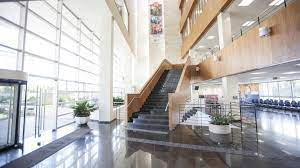
#> input picture A3 - CG/input_images/imagem_1.jpg, 300 x 168 px
$ python processo_imagens.py
#> lines starting #> are read from the running program, lines starting #| are printed output that depends on the picture
#> in aplicar_filtro, image is the input picture: PIL image 300x168 RGB; mean R, G, B 180.7, 177, 175.6
from PIL import Image, ImageEnhance
import os
import matplotlib.pyplot as plt

# Função para aplicar ajuste combinado de saturação e contraste
def aplicar_ajustes(image):
    enhancer = ImageEnhance.Color(image)
    enhanced_image = enhancer.enhance(1.5)
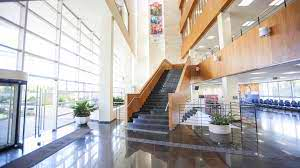
#> enhanced_image: PIL image 300x168 RGB; mean R, G, B 181.8, 176.3, 174.1

    enhancer = ImageEnhance.Contrast(enhanced_image)
    enhanced_image = enhancer.enhance(1.5)
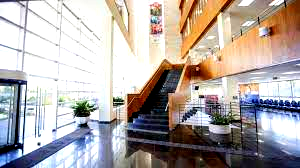
#> enhanced_image: PIL image 300x168 RGB; mean R, G, B 178.3, 169.8, 166.3

    return enhanced_image

# Função para salvar a imagem resultante
def salvar_imagem(image, output_dir, filename):
    output_path = os.path.join(output_dir, filename)
    image.save(output_path)
    print(f'Imagem salva em: {output_path}')

# Função para colocar as imagens e seus histogramas
def colocar_imagem_historiograma(original_image, enhanced_image, filename):
    fig, axes = plt.subplots(2, 2, figsize=(14, 10))

    # colocar imagem original
    axes[0, 0].imshow(original_image)
    axes[0, 0].set_title(f'{filename} - Original')
    axes[0, 0].axis('off')

    # colocar histograma da imagem original
    historiograma(original_image, axes[0, 1], f'{filename} - Original')

    # colocar imagem modificada
    axes[1, 0].imshow(enhanced_image)
    axes[1, 0].set_title(f'{filename} - Modificada')
    axes[1, 0].axis('off')

    # colocar histograma da imagem modificada
    historiograma(enhanced_image, axes[1, 1], f'{filename} - Modificada')

    plt.tight_layout()
    plt.show()


# Função para colocar o histograma de uma imagem em um eixo específico
def historiograma(image, ax, title):
#> called with title = 'imagem_1.jpg - Original'
    ax.set_title(title)
    ax.set_xlabel('Valor de Pixel')
    ax.set_ylabel('Frequência')

    # Converter a imagem para RGB
    image = image.convert('RGB')

    # Obter os dados de pixel
    pixels = list(image.getdata())
#> pixels = 50400 items

    # Separar os canais de cor
    red_channel = [pixel[0] for pixel in pixels]
#> red_channel = 50400 items
    green_channel = [pixel[1] for pixel in pixels]
#> green_channel = 50400 items
    blue_channel = [pixel[2] for pixel in pixels]
#> blue_channel = 50400 items

    # colocar histogramas para cada canal
    ax.hist(red_channel, bins=256, color='red', alpha=0.5, label='Vermelho')
    ax.hist(green_channel, bins=256, color='green', alpha=0.5, label='Verde')
    ax.hist(blue_channel, bins=256, color='blue', alpha=0.5, label='Azul')

    ax.legend()

# Função para aplicar filtros de ajuste de cor (saturação e contraste combinados) em várias imagens
def aplicar_filtro(input_image_paths, output_dir):
    # Criar diretório de saída se não existir
    if not os.path.exists(output_dir):
        os.makedirs(output_dir)

    # Iterar sobre todas as imagens de entrada
    for image_path in input_image_paths:
        # Abrir a imagem
        image = Image.open(image_path)

        # Aplicar filtros combinados de ajuste de cor
        enhanced_image = aplicar_ajustes(image)

        # Salvar a imagem resultante
        filename = os.path.basename(image_path)
        salvar_imagem(enhanced_image, output_dir, filename)

        # Plotar as imagens e seus histogramas
        colocar_imagem_historiograma(image, enhanced_image, filename)
#> in colocar_imagem_historiograma, `plt.show()`:
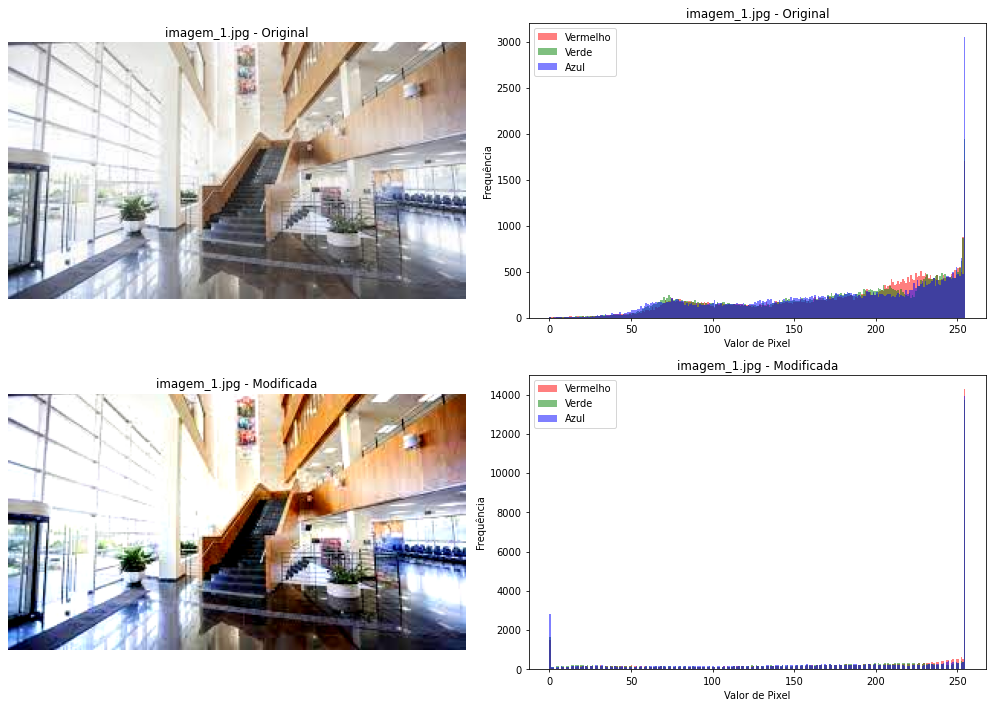
#> figure drawn by matplotlib, 4 panels; panel 2: tallest bar 1708 high, from x = 254 to 255; panel 2: tallest bar 1945 high, from x = 254 to 255; panel 2: tallest bar 3048 high, from x = 254 to 255; panel 4: tallest bar 14278 high, from x = 254 to 255
#> pass 2 of the loop in aplicar_filtro, `for image_path in input_image_paths:`:
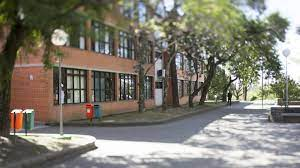
#> input picture A3 - CG/input_images/Imagem_2.jpg, 300 x 168 px
#> in aplicar_filtro, image is the input picture: PIL image 300x168 RGB; mean R, G, B 127.5, 124.2, 113.1
#> in aplicar_ajustes (call 2), `enhanced_image = enhancer.enhance(1.5)`:
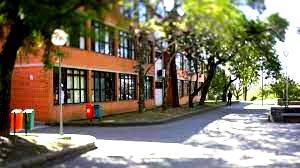
#> enhanced_image: PIL image 300x168 RGB; mean R, G, B 126.9, 119.2, 98.8
#> in colocar_imagem_historiograma (call 2), `plt.show()`:
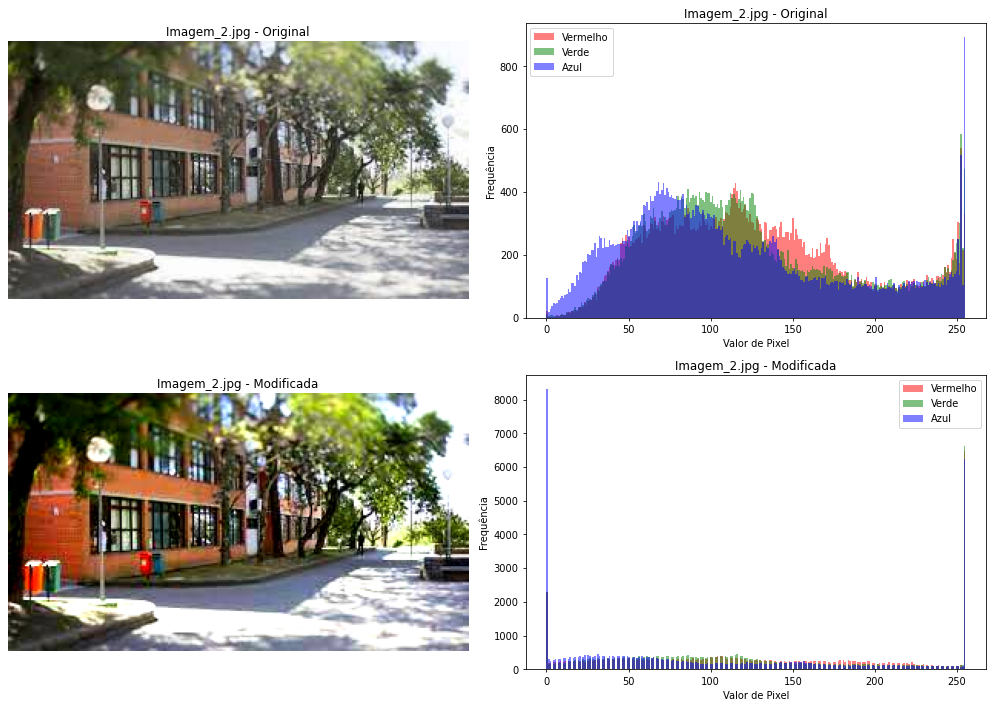
#> figure drawn by matplotlib, 4 panels; panel 2: tallest bar 539 high, from x = 252 to 253; panel 2: tallest bar 584 high, from x = 252 to 253; panel 2: tallest bar 892 high, from x = 254 to 255; panel 4: tallest bar 6472 high, from x = 254 to 255
#> pass 3 of the loop in aplicar_filtro, `for image_path in input_image_paths:`:
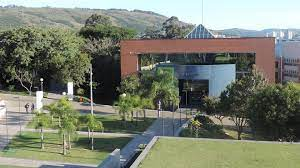
#> input picture A3 - CG/input_images/imagem_3.jpg, 300 x 168 px
#> in aplicar_filtro, image is the input picture: PIL image 300x168 RGB; mean R, G, B 121.8, 126.9, 112.4
#> in aplicar_ajustes (call 3), `enhanced_image = enhancer.enhance(1.5)`:
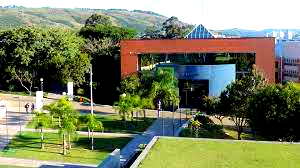
#> enhanced_image: PIL image 300x168 RGB; mean R, G, B 120.3, 126, 95.2
#> in colocar_imagem_historiograma (call 3), `plt.show()`:
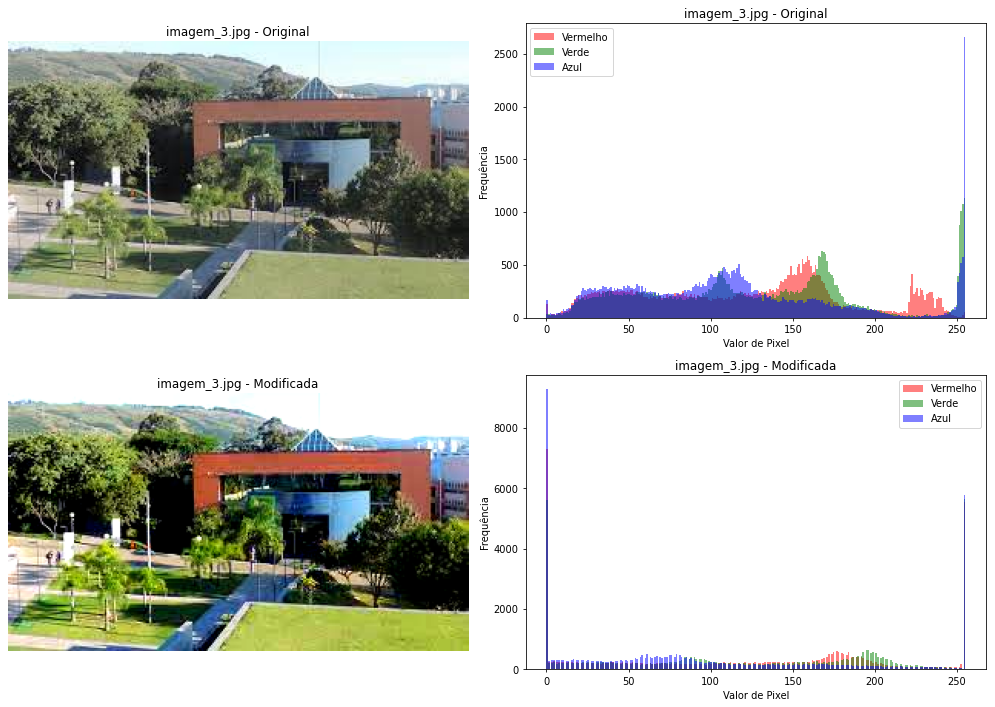
#> figure drawn by matplotlib, 4 panels; panel 2: tallest bar 588 high, from x = 158.4 to 159.4; panel 2: tallest bar 1134 high, from x = 254 to 255; panel 2: tallest bar 2656 high, from x = 254 to 255; panel 4: tallest bar 7307 high, from x = 0 to 0.996
#> the loop made 7 passes; the first 3 are shown


# Lista de caminhos das imagens do campus Fapa
input_image_paths = [
    'input_images/imagem_1.jpg',
    'input_images/Imagem_2.jpg',
    'input_images/imagem_3.jpg',
    'input_images/imagem_4.jpg',
    'input_images/imagem_5.jpg',
    'input_images/imagem_6.jpg',
    'input_images/imagem_7.jpg',
    'input_images/imagem_8.jpg',
    'input_images/imagem_9.jpg',
    'input_images/imagem_10.jpg',

]

output_directory = 'output_images'

#> (the run stopped early here; a loop or call above may not have finished)
